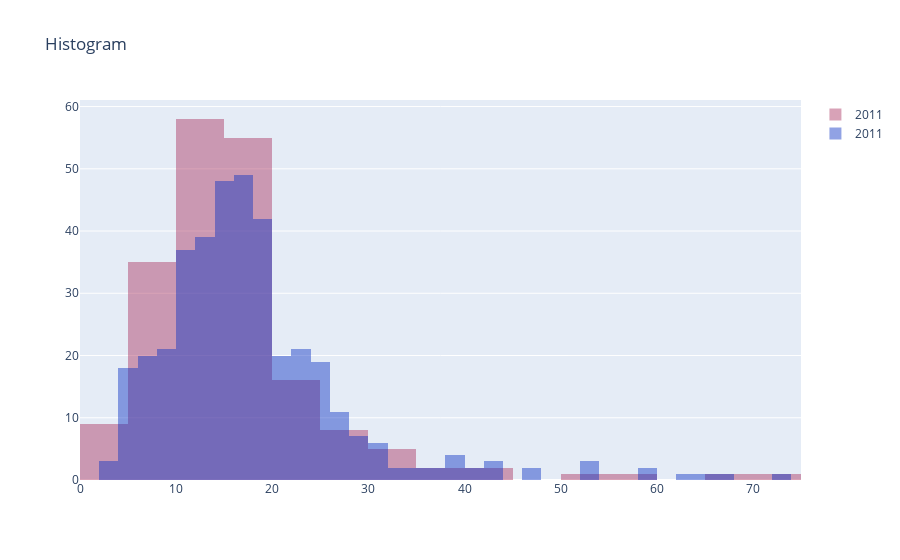

Here is the notebook cell this chart was saved with:
### Markdown cell above
# Histogram

### Code cell
x2011= df.student_staff_ratio[df.year==2011]
x2012=df.student_staff_ratio[df.year==2012]
trace7=go.Histogram(
    x=x2011,
    opacity=0.75,
    name="2011",
    marker=dict(color='rgba(171,50,96,0.6)')
)
trace8=go.Histogram(
    x=x2012,
    opacity=0.75,
    name="2011",
    marker=dict(color='rgba(12,50,196,0.6)')
)
data=[trace7,trace8]
layout= go.Layout(
    barmode='overlay',
    title="Histogram"
)
fig=go.Figure(data=data,layout=layout)
iplot(fig)

### Figure 1 — Plotly figure (JSON) as saved in the notebook; plotly's stock layout.template omitted (floating-point values rounded to 4 significant figures; data arrays with more than 128 entries replaced by an {"elided": "..."} marker saying what was removed)
{"data": [{"marker": {"color": "rgba(171,50,96,0.6)"}, "name": "2011", "opacity": 0.75, "type": "histogram", "x": {"elided": "200 float values"}}, {"marker": {"color": "rgba(12,50,196,0.6)"}, "name": "2011", "opacity": 0.75, "type": "histogram", "x": {"elided": "402 float values"}}], "layout": {"barmode": "overlay", "title": {"text": "Histogram"}}}
